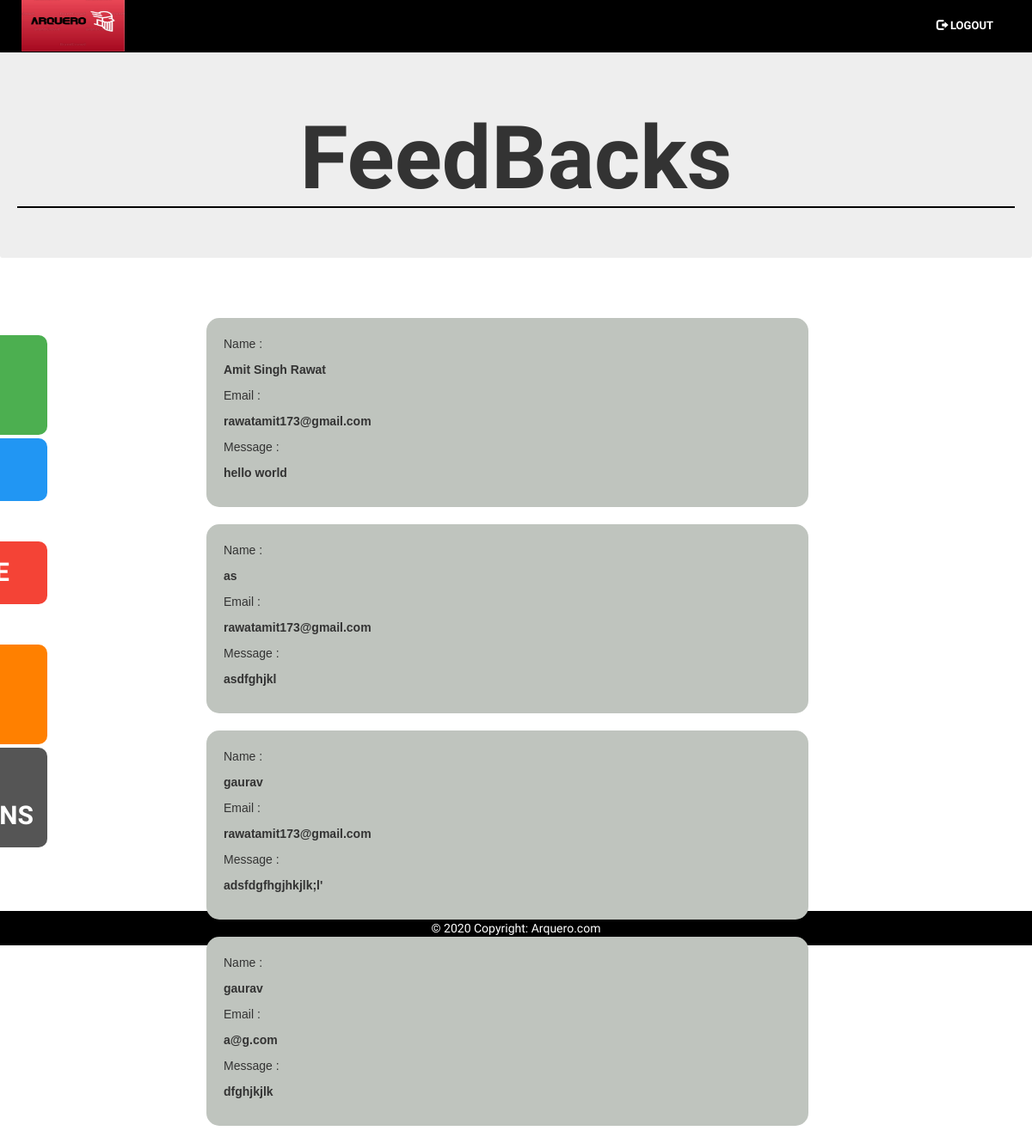
Screenshot of /feedback with the database file from the repository.
### users/models.py (models this page shows, shortened)
class feedback(models.Model):
    name = models.CharField(max_length=36)
    email = models.EmailField()
    message = models.TextField(max_length=150)

### users/views.py (the view)
# urls.py: path('feedback', views.fedback, name='fedback'),
def fedback(request):
    fed = feedback.objects.all()
    return render(request, 'feedback.html', {'data': fed})

### templates/feedback.html (shortened to what this page needs)
<!DOCTYPE html>
{% load static %}
<html lang="en-US">
<head>
  <link rel="stylesheet" href="css/bootstrap.min.css" />
  <link rel="stylesheet" href="https://maxcdn.bootstrapcdn.com/bootstrap/4.4.1/css/bootstrap.min.css">
    <link rel="stylesheet" href="https://maxcdn.bootstrapcdn.com/bootstrap/3.3.7/css/bootstrap.min.css">
    <link rel="stylesheet" href="css/glyphicon.css">
</head>
<body style="font-family:Amatic SC">
  <nav class="navbar navbar-expand-sm navbar-light navbar-fixed-top" id="one">
    <a href="index" class="navbar-brand">
        <img id="logo" src="{% static 'logoarq.jpg' %}"  style="width: 120px; " class="img-fluid">
    </a>
    <div class="collapse navbar-collapse " id="cl">
        <div>
            <ul class="navbar-nav  float-right "class="mx-auto" style="width: 300px; ">
                <li class="nav-item">
                <a href="tlogout" class="nav-link" style="color: white; margin-right: -120px;"><span class="glyphicon glyphicon-log-out" style="color: white;"></span >  LOGOUT</a>
                </li>
            </ul>
        </div>
    </div>
</nav>
<br><br><br>
<div class="jumbotron">
<h1 class="fonts" style="font-size: 102px; text-align: center; border-bottom: 2px solid black;"><b>FeedBacks</b></h1></div><br><br>
<div class="container-fluid w3-padding">
  <div class="row">
    <div class="col-md-2">
      <div id="mySidenav" class="sidenav">
          <a href="apanel" id="about" class="fonts"><b>ADMIN's PORTAL</b></a>
          <a href="aprofile" id="blog" class="fonts"><b>PROFILE</b></a>
          <a href="aatt" id="projects" class="fonts"><b>ATTENDANCE</b></a>
          <a href="tpro" id="contact" class="fonts"><b>REPORT MAKING</b></a>
          <a href="noti" id="notification" class="fonts"><b>UPLOADING NOTIFICATIONS</b></a>
      </div>
    </div>
    <div class="col-md-10">
      <div class="container-fluid fonts" style="height: 650px; width: 1000px;margin-left: 10px;">
  {% for da in data %}
         <div class="fed" id="fed" style="background-color:#bfc4be">
             <br>
             <p>Name : </p><p style="font-weight:bold">{{da.name}}</p>
             <p>Email : </p><p style="font-weight:bold">{{da.email}}</p>
             <p>Message : </p><p style="font-weight:bold">{{da.message}}</p>
             <br>
         </div>
          <br>
        {% endfor %}
      </div>
    </div>
      </div>
  </div>
<br><br>
<footer class="page-footer " id="footer">
    <div class="footer-copyright text-center py-3" style="color:white">© 2020 Copyright:
      <a href="https://Arquero.com/" style="color:white">Arquero.com </a>
    </div>
</footer>
</body>
</html>

### templates/feedback.html (style rules this page uses)
#logo { height: 70px; margin-top: -30px; margin-right: 1px; }
#footer { position:bottom fixed; bottom: 0; left: 0; width: 100%; background-color:black; color: white; text-align: center; }
.fonts { font-family: 'Amatic SC'; }
.nav-item { font-weight: bold; font-size:small; margin: auto; }
nav ul { background : none; float:right; font-size: 1.125em; margin-right: -5%; text-align:right; width:45%; }
#one { background-color: black; color: white; }
#mySidenav a { position: absolute; left: -195px; transition: 0.3s; padding: 15px; width: 250px; text-decoration: none; font-size: 30px; color: white; border-radius: 0 10px 10px 0; }
#about { top: 20px; background-color: #4CAF50; }
#blog { top: 140px; background-color: #2196F3; }
#projects { top: 260px; background-color: #f44336; }
#fed { font-family: Arial, Helvetica, sans-serif; border-radius: 15px; border: 10px; padding-left:20px; width:700px; }
#contact { top: 380px; background-color: #ff8000; }
#notification { top: 500px; background-color: #555; }

### rows the page displays
feedback: name "Amit Singh Rawat", email "rawatamit173@gmail.com", message "hello world"
feedback: name "as", email "rawatamit173@gmail.com", message "asdfghjkl"
feedback: name "gaurav", email "rawatamit173@gmail.com", message "adsfdgfhgjhkjlk;l'"
feedback: name "gaurav", email "a@g.com", message "dfghjkjlk"
